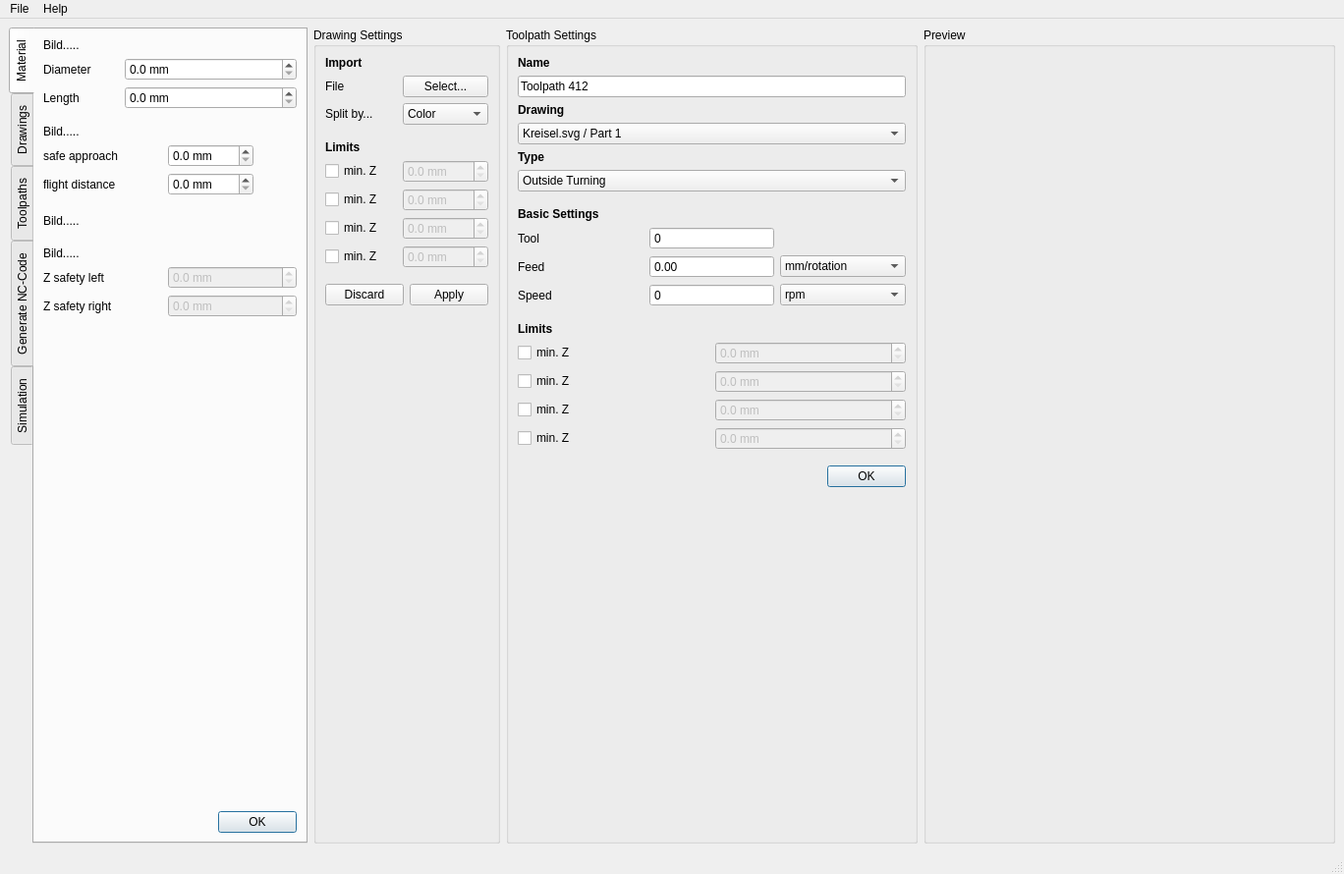
<?xml version="1.0" encoding="UTF-8"?>
<ui version="4.0">
 <class>MainWindow</class>
 <widget class="QMainWindow" name="MainWindow">
  <property name="geometry">
   <rect>
    <x>0</x>
    <y>0</y>
    <width>1368</width>
    <height>890</height>
   </rect>
  </property>
  <property name="windowTitle">
   <string>MainWindow</string>
  </property>
  <widget class="QWidget" name="centralwidget">
   <layout class="QHBoxLayout" name="horizontalLayout">
    <item>
     <layout class="QVBoxLayout" name="verticalLayout_6">
      <item>
       <widget class="QTabWidget" name="workflowTabs">
        <property name="enabled">
         <bool>true</bool>
        </property>
        <property name="sizePolicy">
         <sizepolicy hsizetype="Preferred" vsizetype="Expanding">
          <horstretch>0</horstretch>
          <verstretch>0</verstretch>
         </sizepolicy>
        </property>
        <property name="tabPosition">
         <enum>QTabWidget::West</enum>
        </property>
        <property name="currentIndex">
         <number>0</number>
        </property>
        <widget class="QWidget" name="tabWidgetPage1">
         <attribute name="title">
          <string>Material</string>
         </attribute>
         <layout class="QGridLayout" name="gridLayout_2">
          <item row="2" column="0">
           <widget class="QLabel" name="label_6">
            <property name="sizePolicy">
             <sizepolicy hsizetype="Minimum" vsizetype="Preferred">
              <horstretch>0</horstretch>
              <verstretch>0</verstretch>
             </sizepolicy>
            </property>
            <property name="text">
             <string>Length</string>
            </property>
           </widget>
          </item>
          <item row="2" column="1" colspan="3">
           <widget class="QDoubleSpinBox" name="materialLengthSpinBox">
            <property name="sizePolicy">
             <sizepolicy hsizetype="Preferred" vsizetype="Fixed">
              <horstretch>0</horstretch>
              <verstretch>0</verstretch>
             </sizepolicy>
            </property>
            <property name="suffix">
             <string> mm</string>
            </property>
            <property name="decimals">
             <number>1</number>
            </property>
            <property name="maximum">
             <double>9999.000000000000000</double>
            </property>
           </widget>
          </item>
          <item row="11" column="0">
           <spacer name="verticalSpacer_5">
            <property name="orientation">
             <enum>Qt::Vertical</enum>
            </property>
            <property name="sizeType">
             <enum>QSizePolicy::Fixed</enum>
            </property>
            <property name="sizeHint" stdset="0">
             <size>
              <width>20</width>
              <height>13</height>
             </size>
            </property>
           </spacer>
          </item>
          <item row="6" column="0">
           <widget class="QLabel" name="label_11">
            <property name="sizePolicy">
             <sizepolicy hsizetype="Minimum" vsizetype="Preferred">
              <horstretch>0</horstretch>
              <verstretch>0</verstretch>
             </sizepolicy>
            </property>
            <property name="text">
             <string>safe approach</string>
            </property>
           </widget>
          </item>
          <item row="5" column="0" colspan="3">
           <widget class="QLabel" name="label_14">
            <property name="text">
             <string>Bild.....</string>
            </property>
           </widget>
          </item>
          <item row="15" column="0" colspan="2">
           <widget class="QLabel" name="label_10">
            <property name="sizePolicy">
             <sizepolicy hsizetype="Minimum" vsizetype="Preferred">
              <horstretch>0</horstretch>
              <verstretch>0</verstretch>
             </sizepolicy>
            </property>
            <property name="text">
             <string>Z safety right</string>
            </property>
           </widget>
          </item>
          <item row="6" column="2">
           <widget class="QDoubleSpinBox" name="safeApproachSpinBox">
            <property name="sizePolicy">
             <sizepolicy hsizetype="Preferred" vsizetype="Fixed">
              <horstretch>0</horstretch>
              <verstretch>0</verstretch>
             </sizepolicy>
            </property>
            <property name="suffix">
             <string> mm</string>
            </property>
            <property name="decimals">
             <number>1</number>
            </property>
            <property name="maximum">
             <double>9999.000000000000000</double>
            </property>
           </widget>
          </item>
          <item row="4" column="0">
           <spacer name="verticalSpacer_6">
            <property name="orientation">
             <enum>Qt::Vertical</enum>
            </property>
            <property name="sizeType">
             <enum>QSizePolicy::Fixed</enum>
            </property>
            <property name="sizeHint" stdset="0">
             <size>
              <width>20</width>
              <height>10</height>
             </size>
            </property>
           </spacer>
          </item>
          <item row="8" column="0">
           <widget class="QLabel" name="label_12">
            <property name="sizePolicy">
             <sizepolicy hsizetype="Minimum" vsizetype="Preferred">
              <horstretch>0</horstretch>
              <verstretch>0</verstretch>
             </sizepolicy>
            </property>
            <property name="text">
             <string>flight distance</string>
            </property>
           </widget>
          </item>
          <item row="14" column="2" colspan="2">
           <widget class="QDoubleSpinBox" name="doubleSpinBox_3">
            <property name="enabled">
             <bool>false</bool>
            </property>
            <property name="sizePolicy">
             <sizepolicy hsizetype="Preferred" vsizetype="Fixed">
              <horstretch>0</horstretch>
              <verstretch>0</verstretch>
             </sizepolicy>
            </property>
            <property name="suffix">
             <string> mm</string>
            </property>
            <property name="decimals">
             <number>1</number>
            </property>
            <property name="maximum">
             <double>9999.000000000000000</double>
            </property>
           </widget>
          </item>
          <item row="13" column="0" colspan="3">
           <widget class="QLabel" name="label_15">
            <property name="text">
             <string>Bild.....</string>
            </property>
           </widget>
          </item>
          <item row="15" column="2" colspan="2">
           <widget class="QDoubleSpinBox" name="doubleSpinBox_4">
            <property name="enabled">
             <bool>false</bool>
            </property>
            <property name="sizePolicy">
             <sizepolicy hsizetype="Preferred" vsizetype="Fixed">
              <horstretch>0</horstretch>
              <verstretch>0</verstretch>
             </sizepolicy>
            </property>
            <property name="suffix">
             <string> mm</string>
            </property>
            <property name="decimals">
             <number>1</number>
            </property>
            <property name="maximum">
             <double>9999.000000000000000</double>
            </property>
           </widget>
          </item>
          <item row="8" column="2">
           <widget class="QDoubleSpinBox" name="flightDistanceSpinBox">
            <property name="sizePolicy">
             <sizepolicy hsizetype="Preferred" vsizetype="Fixed">
              <horstretch>0</horstretch>
              <verstretch>0</verstretch>
             </sizepolicy>
            </property>
            <property name="suffix">
             <string> mm</string>
            </property>
            <property name="decimals">
             <number>1</number>
            </property>
            <property name="maximum">
             <double>9999.000000000000000</double>
            </property>
           </widget>
          </item>
          <item row="14" column="0" colspan="2">
           <widget class="QLabel" name="label_9">
            <property name="sizePolicy">
             <sizepolicy hsizetype="Minimum" vsizetype="Preferred">
              <horstretch>0</horstretch>
              <verstretch>0</verstretch>
             </sizepolicy>
            </property>
            <property name="text">
             <string>Z safety left</string>
            </property>
           </widget>
          </item>
          <item row="16" column="2">
           <spacer name="verticalSpacer_7">
            <property name="orientation">
             <enum>Qt::Vertical</enum>
            </property>
            <property name="sizeType">
             <enum>QSizePolicy::Expanding</enum>
            </property>
            <property name="sizeHint" stdset="0">
             <size>
              <width>20</width>
              <height>10</height>
             </size>
            </property>
           </spacer>
          </item>
          <item row="0" column="0" colspan="3">
           <widget class="QLabel" name="label_13">
            <property name="text">
             <string>Bild.....</string>
            </property>
           </widget>
          </item>
          <item row="1" column="1" colspan="3">
           <widget class="QDoubleSpinBox" name="materialDiameterSpinBox">
            <property name="sizePolicy">
             <sizepolicy hsizetype="Preferred" vsizetype="Fixed">
              <horstretch>0</horstretch>
              <verstretch>0</verstretch>
             </sizepolicy>
            </property>
            <property name="suffix">
             <string> mm</string>
            </property>
            <property name="decimals">
             <number>1</number>
            </property>
            <property name="maximum">
             <double>9999.000000000000000</double>
            </property>
           </widget>
          </item>
          <item row="1" column="0">
           <widget class="QLabel" name="label">
            <property name="sizePolicy">
             <sizepolicy hsizetype="Minimum" vsizetype="Preferred">
              <horstretch>0</horstretch>
              <verstretch>0</verstretch>
             </sizepolicy>
            </property>
            <property name="text">
             <string>Diameter</string>
            </property>
           </widget>
          </item>
          <item row="18" column="0" colspan="4">
           <widget class="QDialogButtonBox" name="buttonBox_3">
            <property name="standardButtons">
             <set>QDialogButtonBox::Ok</set>
            </property>
           </widget>
          </item>
          <item row="10" column="0" colspan="3">
           <widget class="QLabel" name="label_16">
            <property name="text">
             <string>Bild.....</string>
            </property>
           </widget>
          </item>
          <item row="9" column="0">
           <spacer name="verticalSpacer_13">
            <property name="orientation">
             <enum>Qt::Vertical</enum>
            </property>
            <property name="sizeType">
             <enum>QSizePolicy::Fixed</enum>
            </property>
            <property name="sizeHint" stdset="0">
             <size>
              <width>20</width>
              <height>13</height>
             </size>
            </property>
           </spacer>
          </item>
         </layout>
        </widget>
        <widget class="QWidget" name="tabWidgetPage2">
         <attribute name="title">
          <string>Drawings</string>
         </attribute>
         <layout class="QVBoxLayout" name="verticalLayout_2">
          <item>
           <widget class="QTreeWidget" name="treeWidget">
            <property name="sizePolicy">
             <sizepolicy hsizetype="Expanding" vsizetype="Preferred">
              <horstretch>0</horstretch>
              <verstretch>0</verstretch>
             </sizepolicy>
            </property>
            <column>
             <property name="text">
              <string>Name</string>
             </property>
            </column>
            <item>
             <property name="text">
              <string>Neues Element</string>
             </property>
            </item>
            <item>
             <property name="text">
              <string>draw1.svg</string>
             </property>
             <item>
              <property name="text">
               <string>Color red</string>
              </property>
             </item>
             <item>
              <property name="text">
               <string>Color blue</string>
              </property>
             </item>
            </item>
           </widget>
          </item>
          <item>
           <layout class="QGridLayout" name="gridLayout_3">
            <item row="0" column="1">
             <widget class="QPushButton" name="pushButton_4">
              <property name="text">
               <string>Edit</string>
              </property>
              <property name="default">
               <bool>true</bool>
              </property>
             </widget>
            </item>
            <item row="0" column="0">
             <widget class="QPushButton" name="pushButton_3">
              <property name="text">
               <string>Remove</string>
              </property>
             </widget>
            </item>
           </layout>
          </item>
          <item>
           <widget class="QPushButton" name="pushButton_2">
            <property name="text">
             <string>Add</string>
            </property>
           </widget>
          </item>
          <item>
           <spacer name="verticalSpacer_2">
            <property name="orientation">
             <enum>Qt::Vertical</enum>
            </property>
            <property name="sizeHint" stdset="0">
             <size>
              <width>20</width>
              <height>40</height>
             </size>
            </property>
           </spacer>
          </item>
          <item>
           <widget class="QDialogButtonBox" name="buttonBox_4">
            <property name="standardButtons">
             <set>QDialogButtonBox::Ok</set>
            </property>
           </widget>
          </item>
         </layout>
        </widget>
        <widget class="QWidget" name="tabWidgetPage3">
         <attribute name="title">
          <string>Toolpaths</string>
         </attribute>
         <layout class="QVBoxLayout" name="verticalLayout_5">
          <item>
           <widget class="QListWidget" name="listWidget"/>
          </item>
          <item>
           <layout class="QGridLayout" name="gridLayout_5">
            <item row="0" column="1">
             <widget class="QPushButton" name="pushButton_5">
              <property name="text">
               <string>Edit</string>
              </property>
              <property name="default">
               <bool>true</bool>
              </property>
             </widget>
            </item>
            <item row="0" column="0">
             <widget class="QPushButton" name="pushButton_6">
              <property name="text">
               <string>Remove</string>
              </property>
             </widget>
            </item>
           </layout>
          </item>
          <item>
           <widget class="QPushButton" name="pushButton_7">
            <property name="text">
             <string>Add</string>
            </property>
           </widget>
          </item>
          <item>
           <spacer name="verticalSpacer_4">
            <property name="orientation">
             <enum>Qt::Vertical</enum>
            </property>
            <property name="sizeHint" stdset="0">
             <size>
              <width>20</width>
              <height>379</height>
             </size>
            </property>
           </spacer>
          </item>
          <item>
           <widget class="QDialogButtonBox" name="buttonBox_5">
            <property name="standardButtons">
             <set>QDialogButtonBox::Ok</set>
            </property>
           </widget>
          </item>
         </layout>
        </widget>
        <widget class="QWidget" name="tabWidgetPage5">
         <attribute name="title">
          <string>Generate NC-Code</string>
         </attribute>
        </widget>
        <widget class="QWidget" name="tabWidgetPage4">
         <attribute name="title">
          <string>Simulation</string>
         </attribute>
        </widget>
       </widget>
      </item>
     </layout>
    </item>
    <item>
     <widget class="QGroupBox" name="drawingSettings">
      <property name="title">
       <string>Drawing Settings</string>
      </property>
      <layout class="QVBoxLayout" name="verticalLayout">
       <item>
        <layout class="QGridLayout" name="gridLayout">
         <item row="8" column="0">
          <widget class="QCheckBox" name="checkBox_2">
           <property name="text">
            <string>min. Z</string>
           </property>
          </widget>
         </item>
         <item row="5" column="0">
          <widget class="QLabel" name="label_7">
           <property name="sizePolicy">
            <sizepolicy hsizetype="Minimum" vsizetype="Preferred">
             <horstretch>0</horstretch>
             <verstretch>0</verstretch>
            </sizepolicy>
           </property>
           <property name="font">
            <font>
             <weight>75</weight>
             <bold>true</bold>
            </font>
           </property>
           <property name="text">
            <string>Limits</string>
           </property>
          </widget>
         </item>
         <item row="4" column="0">
          <spacer name="verticalSpacer_3">
           <property name="orientation">
            <enum>Qt::Vertical</enum>
           </property>
           <property name="sizeType">
            <enum>QSizePolicy::Fixed</enum>
           </property>
           <property name="sizeHint" stdset="0">
            <size>
             <width>20</width>
             <height>10</height>
            </size>
           </property>
          </spacer>
         </item>
         <item row="1" column="0">
          <widget class="QLabel" name="label_2">
           <property name="sizePolicy">
            <sizepolicy hsizetype="Minimum" vsizetype="Preferred">
             <horstretch>0</horstretch>
             <verstretch>0</verstretch>
            </sizepolicy>
           </property>
           <property name="text">
            <string>File</string>
           </property>
          </widget>
         </item>
         <item row="1" column="1">
          <widget class="QPushButton" name="pushButton">
           <property name="text">
            <string>Select...</string>
           </property>
          </widget>
         </item>
         <item row="10" column="0">
          <widget class="QCheckBox" name="checkBox_4">
           <property name="text">
            <string>min. Z</string>
           </property>
          </widget>
         </item>
         <item row="7" column="0">
          <widget class="QCheckBox" name="checkBox">
           <property name="text">
            <string>min. Z</string>
           </property>
          </widget>
         </item>
         <item row="8" column="1">
          <widget class="QDoubleSpinBox" name="doubleSpinBox_6">
           <property name="enabled">
            <bool>false</bool>
           </property>
           <property name="sizePolicy">
            <sizepolicy hsizetype="Preferred" vsizetype="Fixed">
             <horstretch>0</horstretch>
             <verstretch>0</verstretch>
            </sizepolicy>
           </property>
           <property name="suffix">
            <string> mm</string>
           </property>
           <property name="decimals">
            <number>1</number>
           </property>
           <property name="maximum">
            <double>9999.000000000000000</double>
           </property>
          </widget>
         </item>
         <item row="0" column="0">
          <widget class="QLabel" name="label_8">
           <property name="sizePolicy">
            <sizepolicy hsizetype="Minimum" vsizetype="Preferred">
             <horstretch>0</horstretch>
             <verstretch>0</verstretch>
            </sizepolicy>
           </property>
           <property name="font">
            <font>
             <weight>75</weight>
             <bold>true</bold>
            </font>
           </property>
           <property name="text">
            <string>Import</string>
           </property>
          </widget>
         </item>
         <item row="9" column="1">
          <widget class="QDoubleSpinBox" name="doubleSpinBox_7">
           <property name="enabled">
            <bool>false</bool>
           </property>
           <property name="sizePolicy">
            <sizepolicy hsizetype="Preferred" vsizetype="Fixed">
             <horstretch>0</horstretch>
             <verstretch>0</verstretch>
            </sizepolicy>
           </property>
           <property name="suffix">
            <string> mm</string>
           </property>
           <property name="decimals">
            <number>1</number>
           </property>
           <property name="maximum">
            <double>9999.000000000000000</double>
           </property>
          </widget>
         </item>
         <item row="10" column="1">
          <widget class="QDoubleSpinBox" name="doubleSpinBox_8">
           <property name="enabled">
            <bool>false</bool>
           </property>
           <property name="sizePolicy">
            <sizepolicy hsizetype="Preferred" vsizetype="Fixed">
             <horstretch>0</horstretch>
             <verstretch>0</verstretch>
            </sizepolicy>
           </property>
           <property name="suffix">
            <string> mm</string>
           </property>
           <property name="decimals">
            <number>1</number>
           </property>
           <property name="maximum">
            <double>9999.000000000000000</double>
           </property>
          </widget>
         </item>
         <item row="7" column="1">
          <widget class="QDoubleSpinBox" name="doubleSpinBox_5">
           <property name="enabled">
            <bool>false</bool>
           </property>
           <property name="sizePolicy">
            <sizepolicy hsizetype="Preferred" vsizetype="Fixed">
             <horstretch>0</horstretch>
             <verstretch>0</verstretch>
            </sizepolicy>
           </property>
           <property name="suffix">
            <string> mm</string>
           </property>
           <property name="decimals">
            <number>1</number>
           </property>
           <property name="maximum">
            <double>9999.000000000000000</double>
           </property>
          </widget>
         </item>
         <item row="9" column="0">
          <widget class="QCheckBox" name="checkBox_3">
           <property name="text">
            <string>min. Z</string>
           </property>
          </widget>
         </item>
         <item row="2" column="0">
          <widget class="QLabel" name="label_4">
           <property name="sizePolicy">
            <sizepolicy hsizetype="Minimum" vsizetype="Preferred">
             <horstretch>0</horstretch>
             <verstretch>0</verstretch>
            </sizepolicy>
           </property>
           <property name="text">
            <string>Split by...</string>
           </property>
          </widget>
         </item>
         <item row="2" column="1">
          <widget class="QComboBox" name="comboBox">
           <item>
            <property name="text">
             <string>Color</string>
            </property>
           </item>
           <item>
            <property name="text">
             <string>Layer</string>
            </property>
           </item>
           <item>
            <property name="text">
             <string>nothing</string>
            </property>
           </item>
          </widget>
         </item>
        </layout>
       </item>
       <item>
        <spacer name="verticalSpacer_12">
         <property name="orientation">
          <enum>Qt::Vertical</enum>
         </property>
         <property name="sizeType">
          <enum>QSizePolicy::Fixed</enum>
         </property>
         <property name="sizeHint" stdset="0">
          <size>
           <width>20</width>
           <height>10</height>
          </size>
         </property>
        </spacer>
       </item>
       <item>
        <widget class="QDialogButtonBox" name="buttonBox">
         <property name="sizePolicy">
          <sizepolicy hsizetype="Fixed" vsizetype="Fixed">
           <horstretch>0</horstretch>
           <verstretch>0</verstretch>
          </sizepolicy>
         </property>
         <property name="standardButtons">
          <set>QDialogButtonBox::Apply|QDialogButtonBox::Discard</set>
         </property>
        </widget>
       </item>
       <item>
        <spacer name="verticalSpacer">
         <property name="orientation">
          <enum>Qt::Vertical</enum>
         </property>
         <property name="sizeHint" stdset="0">
          <size>
           <width>20</width>
           <height>40</height>
          </size>
         </property>
        </spacer>
       </item>
      </layout>
     </widget>
    </item>
    <item>
     <widget class="QGroupBox" name="toolpathSettings">
      <property name="title">
       <string>Toolpath Settings</string>
      </property>
      <layout class="QVBoxLayout" name="verticalLayout_4">
       <item>
        <widget class="QLabel" name="label_21">
         <property name="sizePolicy">
          <sizepolicy hsizetype="Minimum" vsizetype="Preferred">
           <horstretch>0</horstretch>
           <verstretch>0</verstretch>
          </sizepolicy>
         </property>
         <property name="font">
          <font>
           <weight>75</weight>
           <bold>true</bold>
          </font>
         </property>
         <property name="text">
          <string>Name</string>
         </property>
        </widget>
       </item>
       <item>
        <widget class="QLineEdit" name="toolpathNameLineEdit">
         <property name="text">
          <string>Toolpath 412</string>
         </property>
        </widget>
       </item>
       <item>
        <widget class="QLabel" name="label_19">
         <property name="sizePolicy">
          <sizepolicy hsizetype="Minimum" vsizetype="Preferred">
           <horstretch>0</horstretch>
           <verstretch>0</verstretch>
          </sizepolicy>
         </property>
         <property name="font">
          <font>
           <weight>75</weight>
           <bold>true</bold>
          </font>
         </property>
         <property name="text">
          <string>Drawing</string>
         </property>
        </widget>
       </item>
       <item>
        <widget class="QComboBox" name="comboBox_2">
         <item>
          <property name="text">
           <string>Kreisel.svg / Part 1</string>
          </property>
         </item>
         <item>
          <property name="text">
           <string>Linie 2</string>
          </property>
         </item>
         <item>
          <property name="text">
           <string>Schraube</string>
          </property>
         </item>
        </widget>
       </item>
       <item>
        <widget class="QLabel" name="label_20">
         <property name="sizePolicy">
          <sizepolicy hsizetype="Minimum" vsizetype="Preferred">
           <horstretch>0</horstretch>
           <verstretch>0</verstretch>
          </sizepolicy>
         </property>
         <property name="font">
          <font>
           <weight>75</weight>
           <bold>true</bold>
          </font>
         </property>
         <property name="text">
          <string>Type</string>
         </property>
        </widget>
       </item>
       <item>
        <widget class="QComboBox" name="comboBox_3">
         <item>
          <property name="text">
           <string>Outside Turning</string>
          </property>
         </item>
        </widget>
       </item>
       <item>
        <spacer name="verticalSpacer_11">
         <property name="orientation">
          <enum>Qt::Vertical</enum>
         </property>
         <property name="sizeType">
          <enum>QSizePolicy::Fixed</enum>
         </property>
         <property name="sizeHint" stdset="0">
          <size>
           <width>20</width>
           <height>10</height>
          </size>
         </property>
        </spacer>
       </item>
       <item>
        <widget class="QLabel" name="label_22">
         <property name="sizePolicy">
          <sizepolicy hsizetype="Minimum" vsizetype="Preferred">
           <horstretch>0</horstretch>
           <verstretch>0</verstretch>
          </sizepolicy>
         </property>
         <property name="font">
          <font>
           <weight>75</weight>
           <bold>true</bold>
          </font>
         </property>
         <property name="text">
          <string>Basic Settings</string>
         </property>
        </widget>
       </item>
       <item>
        <layout class="QGridLayout" name="gridLayout_6">
         <item row="1" column="0">
          <widget class="QLabel" name="label_18">
           <property name="text">
            <string>Feed</string>
           </property>
          </widget>
         </item>
         <item row="0" column="1">
          <widget class="QSpinBox" name="toolSpinBox">
           <property name="buttonSymbols">
            <enum>QAbstractSpinBox::NoButtons</enum>
           </property>
          </widget>
         </item>
         <item row="0" column="0">
          <widget class="QLabel" name="label_5">
           <property name="text">
            <string>Tool</string>
           </property>
          </widget>
         </item>
         <item row="2" column="0">
          <widget class="QLabel" name="label_23">
           <property name="text">
            <string>Speed</string>
           </property>
          </widget>
         </item>
         <item row="2" column="1">
          <widget class="QSpinBox" name="speedSpinBox">
           <property name="buttonSymbols">
            <enum>QAbstractSpinBox::NoButtons</enum>
           </property>
          </widget>
         </item>
         <item row="1" column="1">
          <widget class="QDoubleSpinBox" name="feedSpinBox">
           <property name="buttonSymbols">
            <enum>QAbstractSpinBox::NoButtons</enum>
           </property>
          </widget>
         </item>
         <item row="1" column="2">
          <widget class="QComboBox" name="feedModeComboBox">
           <item>
            <property name="text">
             <string>mm/rotation</string>
            </property>
           </item>
           <item>
            <property name="text">
             <string>mm/s</string>
            </property>
           </item>
          </widget>
         </item>
         <item row="2" column="2">
          <widget class="QComboBox" name="speedModeComboBox">
           <item>
            <property name="text">
             <string>rpm</string>
            </property>
           </item>
           <item>
            <property name="text">
             <string>m/s (v_c)</string>
            </property>
           </item>
          </widget>
         </item>
        </layout>
       </item>
       <item>
        <spacer name="verticalSpacer_8">
         <property name="orientation">
          <enum>Qt::Vertical</enum>
         </property>
         <property name="sizeType">
          <enum>QSizePolicy::Fixed</enum>
         </property>
         <property name="sizeHint" stdset="0">
          <size>
           <width>20</width>
           <height>10</height>
          </size>
         </property>
        </spacer>
       </item>
       <item>
        <layout class="QGridLayout" name="gridLayout_4">
         <item row="0" column="0">
          <widget class="QLabel" name="label_17">
           <property name="sizePolicy">
            <sizepolicy hsizetype="Minimum" vsizetype="Preferred">
             <horstretch>0</horstretch>
             <verstretch>0</verstretch>
            </sizepolicy>
           </property>
           <property name="font">
            <font>
             <weight>75</weight>
             <bold>true</bold>
            </font>
           </property>
           <property name="text">
            <string>Limits</string>
           </property>
          </widget>
         </item>
         <item row="2" column="0">
          <widget class="QCheckBox" name="checkBox_5">
           <property name="text">
            <string>min. Z</string>
           </property>
          </widget>
         </item>
         <item row="4" column="0">
          <widget class="QCheckBox" name="checkBox_6">
           <property name="text">
            <string>min. Z</string>
           </property>
          </widget>
         </item>
         <item row="1" column="0">
          <widget class="QCheckBox" name="checkBox_7">
           <property name="text">
            <string>min. Z</string>
           </property>
          </widget>
         </item>
         <item row="2" column="1">
          <widget class="QDoubleSpinBox" name="doubleSpinBox_11">
           <property name="enabled">
            <bool>false</bool>
           </property>
           <property name="sizePolicy">
            <sizepolicy hsizetype="Preferred" vsizetype="Fixed">
             <horstretch>0</horstretch>
             <verstretch>0</verstretch>
            </sizepolicy>
           </property>
           <property name="suffix">
            <string> mm</string>
           </property>
           <property name="decimals">
            <number>1</number>
           </property>
           <property name="maximum">
            <double>9999.000000000000000</double>
           </property>
          </widget>
         </item>
         <item row="3" column="1">
          <widget class="QDoubleSpinBox" name="doubleSpinBox_12">
           <property name="enabled">
            <bool>false</bool>
           </property>
           <property name="sizePolicy">
            <sizepolicy hsizetype="Preferred" vsizetype="Fixed">
             <horstretch>0</horstretch>
             <verstretch>0</verstretch>
            </sizepolicy>
           </property>
           <property name="suffix">
            <string> mm</string>
           </property>
           <property name="decimals">
            <number>1</number>
           </property>
           <property name="maximum">
            <double>9999.000000000000000</double>
           </property>
          </widget>
         </item>
         <item row="4" column="1">
          <widget class="QDoubleSpinBox" name="doubleSpinBox_13">
           <property name="enabled">
            <bool>false</bool>
           </property>
           <property name="sizePolicy">
            <sizepolicy hsizetype="Preferred" vsizetype="Fixed">
             <horstretch>0</horstretch>
             <verstretch>0</verstretch>
            </sizepolicy>
           </property>
           <property name="suffix">
            <string> mm</string>
           </property>
           <property name="decimals">
            <number>1</number>
           </property>
           <property name="maximum">
            <double>9999.000000000000000</double>
           </property>
          </widget>
         </item>
         <item row="1" column="1">
          <widget class="QDoubleSpinBox" name="doubleSpinBox_14">
           <property name="enabled">
            <bool>false</bool>
           </property>
           <property name="sizePolicy">
            <sizepolicy hsizetype="Preferred" vsizetype="Fixed">
             <horstretch>0</horstretch>
             <verstretch>0</verstretch>
            </sizepolicy>
           </property>
           <property name="suffix">
            <string> mm</string>
           </property>
           <property name="decimals">
            <number>1</number>
           </property>
           <property name="maximum">
            <double>9999.000000000000000</double>
           </property>
          </widget>
         </item>
         <item row="3" column="0">
          <widget class="QCheckBox" name="checkBox_8">
           <property name="text">
            <string>min. Z</string>
           </property>
          </widget>
         </item>
        </layout>
       </item>
       <item>
        <spacer name="verticalSpacer_10">
         <property name="orientation">
          <enum>Qt::Vertical</enum>
         </property>
         <property name="sizeType">
          <enum>QSizePolicy::Fixed</enum>
         </property>
         <property name="sizeHint" stdset="0">
          <size>
           <width>20</width>
           <height>10</height>
          </size>
         </property>
        </spacer>
       </item>
       <item>
        <widget class="QDialogButtonBox" name="buttonBox_2">
         <property name="sizePolicy">
          <sizepolicy hsizetype="Expanding" vsizetype="Fixed">
           <horstretch>0</horstretch>
           <verstretch>0</verstretch>
          </sizepolicy>
         </property>
         <property name="standardButtons">
          <set>QDialogButtonBox::Ok</set>
         </property>
        </widget>
       </item>
       <item>
        <spacer name="verticalSpacer_9">
         <property name="orientation">
          <enum>Qt::Vertical</enum>
         </property>
         <property name="sizeHint" stdset="0">
          <size>
           <width>20</width>
           <height>40</height>
          </size>
         </property>
        </spacer>
       </item>
      </layout>
     </widget>
    </item>
    <item>
     <widget class="QGroupBox" name="groupBox">
      <property name="title">
       <string>Preview</string>
      </property>
      <layout class="QVBoxLayout" name="verticalLayout_3">
       <item>
        <widget class="QLabel" name="label_3">
         <property name="sizePolicy">
          <sizepolicy hsizetype="Expanding" vsizetype="Expanding">
           <horstretch>0</horstretch>
           <verstretch>0</verstretch>
          </sizepolicy>
         </property>
         <property name="text">
          <string/>
         </property>
         <property name="pixmap">
          <pixmap resource="demoImages.qrc">:/demo/demo.png</pixmap>
         </property>
         <property name="scaledContents">
          <bool>true</bool>
         </property>
        </widget>
       </item>
      </layout>
     </widget>
    </item>
   </layout>
  </widget>
  <widget class="QMenuBar" name="menubar">
   <property name="geometry">
    <rect>
     <x>0</x>
     <y>0</y>
     <width>1368</width>
     <height>20</height>
    </rect>
   </property>
   <widget class="QMenu" name="menuFile">
    <property name="title">
     <string>File</string>
    </property>
    <addaction name="actionNew"/>
    <addaction name="actionOpen"/>
    <addaction name="actionSave"/>
    <addaction name="separator"/>
    <addaction name="actionQuit"/>
   </widget>
   <widget class="QMenu" name="menuHelp">
    <property name="title">
     <string>Help</string>
    </property>
    <addaction name="actionAbout_VisiLathe"/>
   </widget>
   <addaction name="menuFile"/>
   <addaction name="menuHelp"/>
  </widget>
  <widget class="QStatusBar" name="statusbar"/>
  <action name="actionBeenden">
   <property name="text">
    <string>Beenden</string>
   </property>
  </action>
  <action name="actionNeu">
   <property name="text">
    <string>Neu</string>
   </property>
  </action>
  <action name="actionNew">
   <property name="text">
    <string>New</string>
   </property>
  </action>
  <action name="actionQuit">
   <property name="text">
    <string>Quit</string>
   </property>
  </action>
  <action name="actionSave">
   <property name="text">
    <string>Save</string>
   </property>
  </action>
  <action name="actionOpen">
   <property name="text">
    <string>Open</string>
   </property>
  </action>
  <action name="actionAbout_VisiLathe">
   <property name="text">
    <string>About VisiLathe</string>
   </property>
  </action>
 </widget>
 <resources>
  <include location="demoImages.qrc"/>
 </resources>
 <connections>
  <connection>
   <sender>buttonBox_3</sender>
   <signal>accepted()</signal>
   <receiver>MainWindow</receiver>
   <slot>workflowNext()</slot>
   <hints>
    <hint type="sourcelabel">
     <x>106</x>
     <y>845</y>
    </hint>
    <hint type="destinationlabel">
     <x>197</x>
     <y>870</y>
    </hint>
   </hints>
  </connection>
  <connection>
   <sender>buttonBox_4</sender>
   <signal>accepted()</signal>
   <receiver>MainWindow</receiver>
   <slot>workflowNext()</slot>
   <hints>
    <hint type="sourcelabel">
     <x>125</x>
     <y>833</y>
    </hint>
    <hint type="destinationlabel">
     <x>44</x>
     <y>870</y>
    </hint>
   </hints>
  </connection>
  <connection>
   <sender>buttonBox_5</sender>
   <signal>accepted()</signal>
   <receiver>MainWindow</receiver>
   <slot>workflowNext()</slot>
   <hints>
    <hint type="sourcelabel">
     <x>125</x>
     <y>833</y>
    </hint>
    <hint type="destinationlabel">
     <x>63</x>
     <y>866</y>
    </hint>
   </hints>
  </connection>
 </connections>
 <slots>
  <slot>workflowNext()</slot>
 </slots>
</ui>
